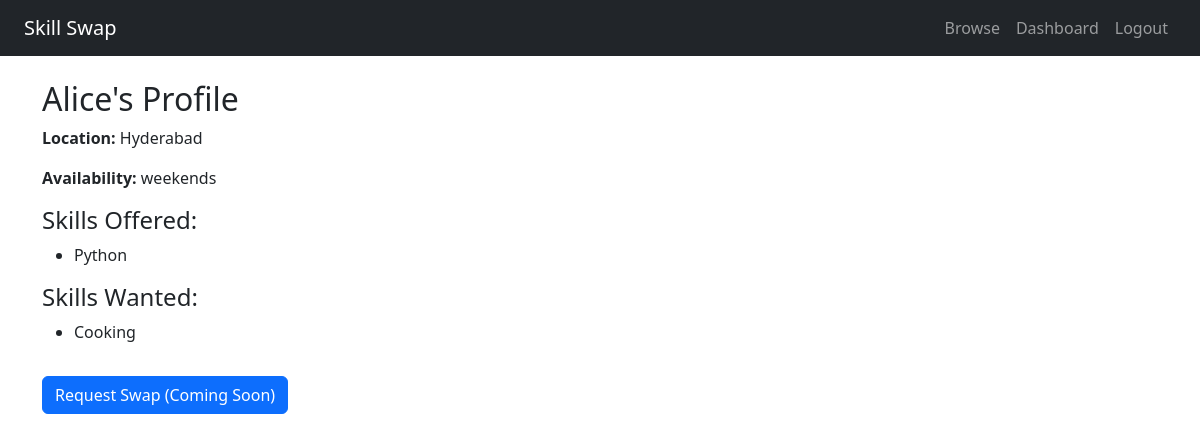
Page /profile/2 (signed in) on the committed database.
### app/models.py (models this page shows)
class User(db.Model, UserMixin):
    id = db.Column(db.Integer, primary_key=True)
    name = db.Column(db.String(100), nullable=False)
    email = db.Column(db.String(120), unique=True, nullable=False)
    password = db.Column(db.String(200), nullable=False)
    location = db.Column(db.String(100))
    availability = db.Column(db.String(100))
    is_public = db.Column(db.Boolean, default=True)
    profile_photo = db.Column(db.String(100))
    skills_offered = db.relationship('Skill', backref='user', lazy=True, primaryjoin="and_(User.id==Skill.user_id, Skill.type=='offered')")
    skills_wanted = db.relationship('Skill', backref='user_wanted', lazy=True, primaryjoin="and_(User.id==Skill.user_id, Skill.type=='wanted')")

class Skill(db.Model):
    id = db.Column(db.Integer, primary_key=True)
    name = db.Column(db.String(100), nullable=False)
    type = db.Column(db.String(10), nullable=False)
    user_id = db.Column(db.Integer, db.ForeignKey('user.id'), nullable=False)

### app/routes.py (the view)
@main.route('/profile/<int:user_id>')
@login_required
def view_profile(user_id):
    user = User.query.get_or_404(user_id)
    return render_template('profile.html', user=user)

### app/__init__.py (called while the page is built)
def create_app():
    app = Flask(__name__, instance_relative_config=True)
    app.config['SECRET_KEY'] = 'skill_swap_secret'
    app.config['SQLALCHEMY_DATABASE_URI'] = 'sqlite:///../instance/database.db'
    db.init_app(app)
    login_manager.init_app(app)
    login_manager.login_view = 'login'
    from .models import User
    @login_manager.user_loader
    def load_user(user_id):
        return User.query.get(int(user_id))
    from .routes import main
    app.register_blueprint(main)
    with app.app_context():
        db.create_all()
    return app

### app/templates/profile.html
{% extends "layout.html" %}
{% block content %}
<h2>{{ user.name }}'s Profile</h2>
<p><strong>Location:</strong> {{ user.location }}</p>
<p><strong>Availability:</strong> {{ user.availability }}</p>
<h4>Skills Offered:</h4>
<ul>
  {% for skill in user.skills_offered %}
    <li>{{ skill.name }}</li>
  {% else %}
    <li>No offered skills</li>
  {% endfor %}
</ul>
<h4>Skills Wanted:</h4>
<ul>
  {% for skill in user.skills_wanted %}
    <li>{{ skill.name }}</li>
  {% else %}
    <li>No wanted skills</li>
  {% endfor %}
</ul>
<a class="btn btn-primary mt-3" href="#">Request Swap (Coming Soon)</a>
{% endblock %}

### rows in the picture
User: name "Alice", location "Hyderabad", availability "weekends"
Skill: name "Python"
Skill: name "Cooking"
